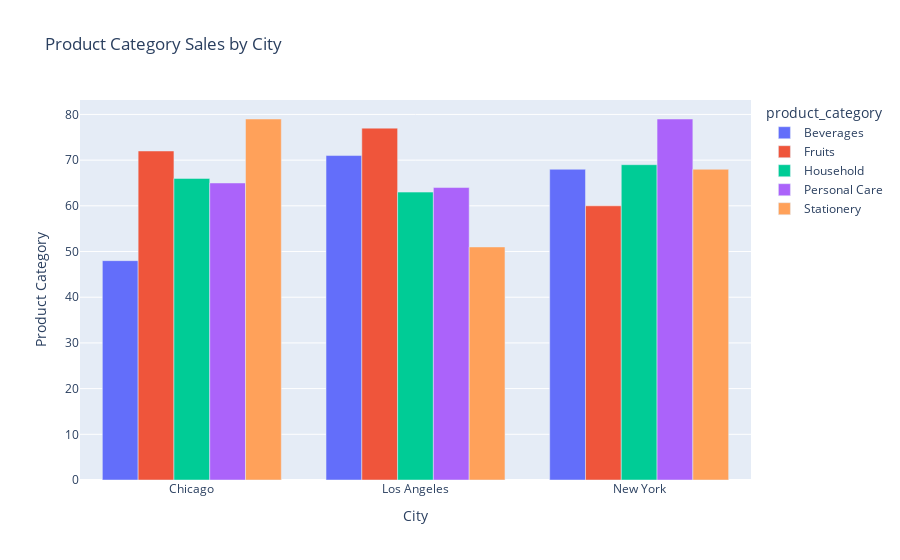

The notebook cell saved with this chart:
### Code cell
product_category_sales_by_city = df.pivot_table(
    index = 'city',
    columns = 'product_category',
    values='total_sales',
    aggfunc='count'
)

fig = px.bar(
    product_category_sales_by_city,
    x=product_category_sales_by_city.index,
    y=product_category_sales_by_city.columns,
    title="Product Category Sales by City",
    barmode='group',
    labels={'city':'City','value':'Product Category'}
)

fig.show()

### Figure 1 — Plotly figure (JSON) as saved in the notebook; plotly's stock layout.template omitted (floating-point values rounded to 4 significant figures)
{"data": [{"alignmentgroup": "True", "hovertemplate": "product_category=Beverages<br>City=%{x}<br>Product Category=%{y}<extra></extra>", "legendgroup": "Beverages", "marker": {"color": "#636efa", "pattern": {"shape": ""}}, "name": "Beverages", "offsetgroup": "Beverages", "orientation": "v", "showlegend": true, "textposition": "auto", "type": "bar", "x": ["Chicago", "Los Angeles", "New York"], "xaxis": "x", "y": [48, 71, 68], "yaxis": "y"}, {"alignmentgroup": "True", "hovertemplate": "product_category=Fruits<br>City=%{x}<br>Product Category=%{y}<extra></extra>", "legendgroup": "Fruits", "marker": {"color": "#EF553B", "pattern": {"shape": ""}}, "name": "Fruits", "offsetgroup": "Fruits", "orientation": "v", "showlegend": true, "textposition": "auto", "type": "bar", "x": ["Chicago", "Los Angeles", "New York"], "xaxis": "x", "y": [72, 77, 60], "yaxis": "y"}, {"alignmentgroup": "True", "hovertemplate": "product_category=Household<br>City=%{x}<br>Product Category=%{y}<extra></extra>", "legendgroup": "Household", "marker": {"color": "#00cc96", "pattern": {"shape": ""}}, "name": "Household", "offsetgroup": "Household", "orientation": "v", "showlegend": true, "textposition": "auto", "type": "bar", "x": ["Chicago", "Los Angeles", "New York"], "xaxis": "x", "y": [66, 63, 69], "yaxis": "y"}, {"alignmentgroup": "True", "hovertemplate": "product_category=Personal Care<br>City=%{x}<br>Product Category=%{y}<extra></extra>", "legendgroup": "Personal Care", "marker": {"color": "#ab63fa", "pattern": {"shape": ""}}, "name": "Personal Care", "offsetgroup": "Personal Care", "orientation": "v", "showlegend": true, "textposition": "auto", "type": "bar", "x": ["Chicago", "Los Angeles", "New York"], "xaxis": "x", "y": [65, 64, 79], "yaxis": "y"}, {"alignmentgroup": "True", "hovertemplate": "product_category=Stationery<br>City=%{x}<br>Product Category=%{y}<extra></extra>", "legendgroup": "Stationery", "marker": {"color": "#FFA15A", "pattern": {"shape": ""}}, "name": "Stationery", "offsetgroup": "Stationery", "orientation": "v", "showlegend": true, "textposition": "auto", "type": "bar", "x": ["Chicago", "Los Angeles", "New York"], "xaxis": "x", "y": [79, 51, 68], "yaxis": "y"}], "layout": {"barmode": "group", "legend": {"title": {"text": "product_category"}, "tracegroupgap": 0}, "title": {"text": "Product Category Sales by City"}, "xaxis": {"anchor": "y", "domain": [0, 1], "title": {"text": "City"}}, "yaxis": {"anchor": "x", "domain": [0, 1], "title": {"text": "Product Category"}}}}
